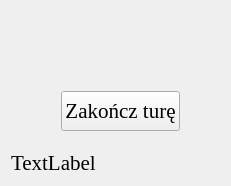
      <widget class="QWidget" name="page">
       <property name="sizePolicy">
        <sizepolicy hsizetype="Expanding" vsizetype="Expanding">
         <horstretch>0</horstretch>
         <verstretch>0</verstretch>
        </sizepolicy>
       </property>
       <layout class="QGridLayout" name="gridLayout_2">
        <item row="0" column="0">
         <layout class="QVBoxLayout" name="world_layout" stretch="7,1">
          <property name="spacing">
           <number>0</number>
          </property>
          <property name="sizeConstraint">
           <enum>QLayout::SetDefaultConstraint</enum>
          </property>
          <property name="leftMargin">
           <number>0</number>
          </property>
          <property name="topMargin">
           <number>0</number>
          </property>
          <property name="rightMargin">
           <number>0</number>
          </property>
          <property name="bottomMargin">
           <number>0</number>
          </property>
          <item>
           <layout class="QHBoxLayout" name="world_horizontal_layout" stretch="7,0,1">
            <property name="spacing">
             <number>0</number>
            </property>
            <property name="sizeConstraint">
             <enum>QLayout::SetFixedSize</enum>
            </property>
            <item>
             <layout class="QGridLayout" name="world_tile_map">
              <property name="spacing">
               <number>0</number>
              </property>
             </layout>
            </item>
            <item>
             <spacer name="horizontal_spacer_7">
              <property name="orientation">
               <enum>Qt::Horizontal</enum>
              </property>
              <property name="sizeType">
               <enum>QSizePolicy::Minimum</enum>
              </property>
              <property name="sizeHint" stdset="0">
               <size>
                <width>10</width>
                <height>15</height>
               </size>
              </property>
             </spacer>
            </item>
            <item>
             <layout class="QVBoxLayout" name="vertical_layout_3">
              <item>
               <spacer name="vertical_spacer_6">
                <property name="orientation">
                 <enum>Qt::Vertical</enum>
                </property>
                <property name="sizeHint" stdset="0">
                 <size>
                  <width>20</width>
                  <height>40</height>
                 </size>
                </property>
               </spacer>
              </item>
              <item>
               <layout class="QVBoxLayout" name="world_hero_ui">
                <property name="spacing">
                 <number>0</number>
                </property>
               </layout>
              </item>
              <item>
               <spacer name="vertical_spacer_5">
                <property name="orientation">
                 <enum>Qt::Vertical</enum>
                </property>
                <property name="sizeHint" stdset="0">
                 <size>
                  <width>20</width>
                  <height>40</height>
                 </size>
                </property>
               </spacer>
              </item>
              <item>
               <layout class="QHBoxLayout" name="horizontal_layout_8" stretch="3,3,3">
                <item>
                 <spacer name="horizontal_spacer_5">
                  <property name="orientation">
                   <enum>Qt::Horizontal</enum>
                  </property>
                  <property name="sizeHint" stdset="0">
                   <size>
                    <width>40</width>
                    <height>20</height>
                   </size>
                  </property>
                 </spacer>
                </item>
                <item>
                 <widget class="QPushButton" name="world_end_turn_button">
                  <property name="sizePolicy">
                   <sizepolicy hsizetype="Minimum" vsizetype="Fixed">
                    <horstretch>0</horstretch>
                    <verstretch>40</verstretch>
                   </sizepolicy>
                  </property>
                  <property name="minimumSize">
                   <size>
                    <width>0</width>
                    <height>40</height>
                   </size>
                  </property>
                  <property name="font">
                   <font>
                    <family>Times New Roman</family>
                    <pointsize>16</pointsize>
                   </font>
                  </property>
                  <property name="text">
                   <string>Zakończ turę</string>
                  </property>
                 </widget>
                </item>
                <item>
                 <spacer name="horizontal_spacer_6">
                  <property name="orientation">
                   <enum>Qt::Horizontal</enum>
                  </property>
                  <property name="sizeHint" stdset="0">
                   <size>
                    <width>40</width>
                    <height>20</height>
                   </size>
                  </property>
                 </spacer>
                </item>
               </layout>
              </item>
             </layout>
            </item>
           </layout>
          </item>
          <item>
           <layout class="QHBoxLayout" name="hero_ui" stretch="2,0,0,1">
            <property name="spacing">
             <number>0</number>
            </property>
            <item>
             <layout class="QVBoxLayout" name="vertical_layout_10">
              <item>
               <layout class="QHBoxLayout" name="horizontal_layout_6" stretch="1,4,1">
                <item>
                 <spacer name="horizontal_spacer_3">
                  <property name="orientation">
                   <enum>Qt::Horizontal</enum>
                  </property>
                  <property name="sizeHint" stdset="0">
                   <size>
                    <width>40</width>
                    <height>20</height>
                   </size>
                  </property>
                 </spacer>
                </item>
                <item>
                 <layout class="QHBoxLayout" name="world_troop_layout"/>
                </item>
                <item>
                 <spacer name="horizontal_spacer_4">
                  <property name="orientation">
                   <enum>Qt::Horizontal</enum>
                  </property>
                  <property name="sizeHint" stdset="0">
                   <size>
                    <width>40</width>
                    <height>20</height>
                   </size>
                  </property>
                 </spacer>
                </item>
               </layout>
              </item>
              <item>
               <widget class="QLabel" name="hero_level_info">
                <property name="font">
                 <font>
                  <family>Times New Roman</family>
                  <pointsize>16</pointsize>
                 </font>
                </property>
                <property name="text">
                 <string>TextLabel</string>
                </property>
               </widget>
              </item>
             </layout>
            </item>
            <item>
             <layout class="QGridLayout" name="world_spell_layout">
              <property name="spacing">
               <number>0</number>
              </property>
             </layout>
            </item>
            <item>
             <spacer name="horizontal_spacer_8">
              <property name="orientation">
               <enum>Qt::Horizontal</enum>
              </property>
              <property name="sizeHint" stdset="0">
               <size>
                <width>10</width>
                <height>20</height>
               </size>
              </property>
             </spacer>
            </item>
            <item>
             <widget class="QLabel" name="world_resource_label">
              <property name="minimumSize">
               <size>
                <width>0</width>
                <height>43</height>
               </size>
              </property>
              <property name="maximumSize">
               <size>
                <width>16777215</width>
                <height>42</height>
               </size>
              </property>
              <property name="text">
               <string/>
              </property>
             </widget>
            </item>
           </layout>
          </item>
         </layout>
        </item>
       </layout>
      </widget>
